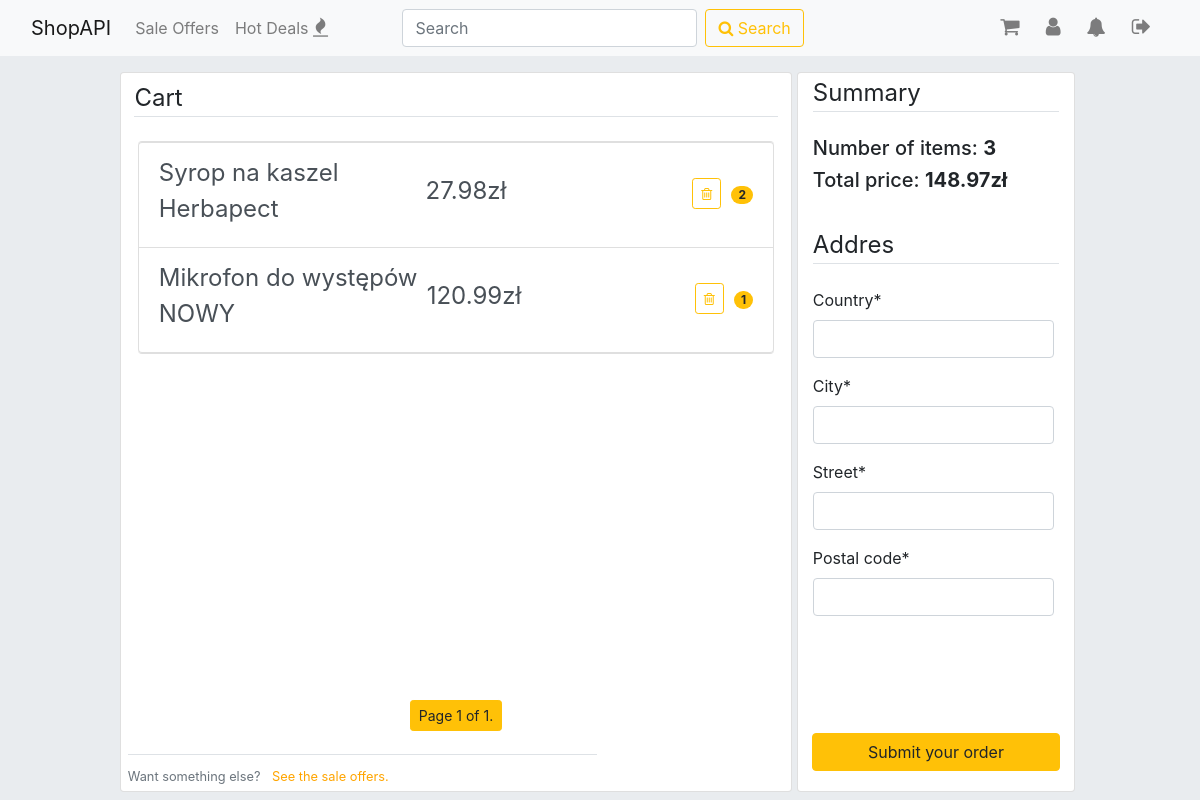
The app's page /cart/ (signed in), older data.
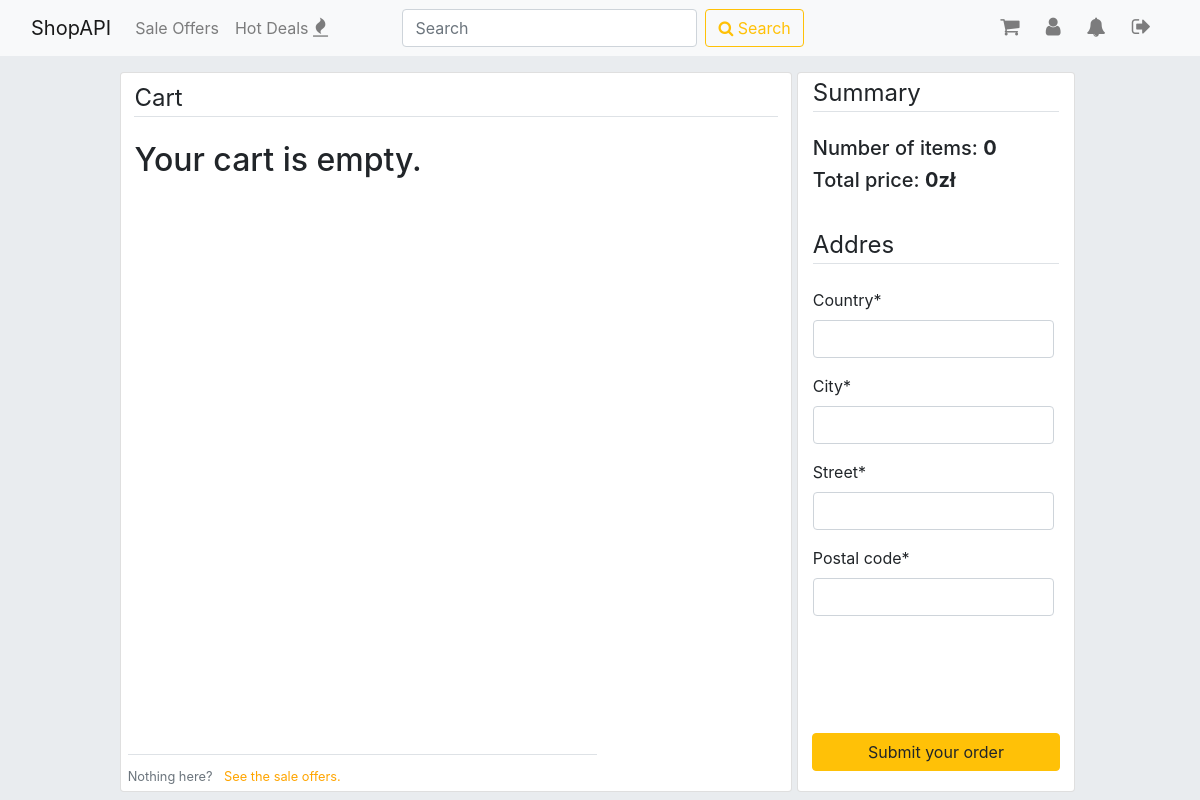
The same page, newer data.
### accounts/models.py (models this page shows, shortened)
class CartMembership(models.Model):
    profile = models.ForeignKey(Profile, on_delete=models.CASCADE)
    cart_item = models.ForeignKey(SaleOffer, on_delete=models.CASCADE)
    quantity = models.PositiveIntegerField(default=1)
    class Meta:
        ordering = ['-id']

### items/models.py (models this page shows, shortened)
class SaleOffer(models.Model):
    item = models.ForeignKey(Item, on_delete=models.CASCADE)
    title = models.CharField(max_length=30, default=item.name)
    first_image = models.ImageField(default='default.jpg', upload_to='items', help_text="This image will be shown in search results.")
    second_image = models.ImageField(default='default.jpg', upload_to='items', help_text="Secondary image.")
    first_image_url = models.CharField(max_length=255, blank=True, null=True)
    second_image_url = models.CharField(max_length=255, blank=True, null=True)
    price = models.FloatField()
    description = models.CharField(max_length=300)
    quantity = models.PositiveIntegerField(default=1, help_text='Please pass the number of pieces in the package.')
    free_delivery = models.BooleanField(default=False)
    pub_date = models.DateTimeField(default=timezone.now, editable=False)
    exp_date = models.DateTimeField(default=timezone.now() + timedelta(days=30), editable=False)
    HOUSE_AND_GARDEN = 'HG'
    ELECTRONICS = 'EL'
    FASHION = 'FA'
    AUTOMOTIVE = 'AM'
    SPORT = 'SP'
    BEAUTY = 'BE'
    HEALTH = 'HE'
    OTHER = 'OT'
    CATEGORY = [
        (HOUSE_AND_GARDEN, 'House and Garden'),
        (ELECTRONICS, 'Electronics'),
        (FASHION, 'Fashion'),
        (AUTOMOTIVE, 'Automotive'),
        (SPORT, 'Sport'),
        (BEAUTY, 'Beauty'),
        (HEALTH, 'Health'),
        (OTHER, 'Other'),
    ]
    category = models.CharField(max_length=2, choices=CATEGORY, default=OTHER)
    class Meta:
        ordering = ['-pub_date']

### accounts/views.py (the view, shortened to what this page needs)
# urls.py: path('cart/', accounts_views.cart, name='cart'),
@login_required
def cart(request):
    user_profile = Profile.objects.get(user=request.user)
    cartmembers = CartMembership.objects.filter(profile=user_profile)
    paginator = Paginator(cartmembers, 6)
    page_number = request.GET.get('page')
    page_obj = paginator.get_page(page_number)
    context = {
        'total_sum': round(sum(cartmember.cart_item.price * cartmember.quantity for cartmember in cartmembers), 2),
        'num_of_items': sum(item.quantity for item in cartmembers),
        'page_obj': page_obj,
        'form': OrderForm(),
        'notifications': Notification.objects.filter(receiver=request.user.profile),
    }
    return render(request, 'accounts/cart.html', context)

### accounts/forms.py
class OrderForm(forms.ModelForm):
    class Meta:
        model = Order
        exclude = ['buyer', 'order_items', 'status']

### accounts/templatetags/accounts_extras.py (called while the page is built)
@register.filter
def multiple(arg1, arg2):
    return arg1 * arg2

### accounts/templates/accounts/cart.html (shortened to what this page needs)
{% extends 'base.html' %}
{% load crispy_forms_tags %}
{% load accounts_extras %}
{% block content %}
<div style="width:100%; min-height: 90vh;">
  <div style=" width: 70%; min-height: inherit; float: left;">
    <div class="card" id="cart_items" style="width: 100%; min-height: inherit;">
      <legend class="border-bottom mb-4" style="margin-top: 1%; margin-bottom: 5%; width: 96%; margin-left: 2%;">Cart</legend>
      {% if page_obj %}
        <ul class="list-group" style="width: 95%; margin-left: 2.5%;">
        {% for cm in page_obj %}
          <a href="{% url 'items:detail' cm.cart_item.id %}" class="list-group-item list-group-item-action d-flex justify-content-between align-items-center">
            <legend>{{ cm.cart_item.title }}</legend>
            <legend>{{ cm.cart_item.price|multiple:cm.quantity }}zł</legend>
            <div style="width:auto; margin-right:10px; margin-top:8px;">
              <form method="post" enctype='multipart/form-data'>
                <button class="btn btn-outline-warning btn-sm" type="submit" name="delete_cart_item" value={{cm.id}} style="margin-top: 50%;"><span class="fa fa-trash-o"></span></button><br><br>
              </form>
            </div>
            <span class="badge badge-warning badge-pill">{{ cm.quantity }}</span>
          </a>
        {% endfor %}
        </ul>
        <div class="pagination" style="width: 100%; margin-bottom: 20px; position:absolute; bottom:5vh;">
          <span class="step-links" style="margin-left: auto; margin-right: auto;">
              <span class="btn btn-warning btn-sm">
                  Page {{ page_obj.number }} of {{ page_obj.paginator.num_pages }}.
              </span>
          </span>
        </div><br><br><br>
        <div class="border-top pt-2 mb-1" style="margin-bottom: 20px; position:absolute; bottom:0; left: 1%;">
          <small class="text-muted">
            Want something else? <a class='ml-2' href="{% url 'items:index' %}">See the sale offers.</a>
          </small>
        </div>
      {% else %}
        <h2 style="margin-left: 2%;">Your cart is empty.</h2><br>
        <div class="border-top pt-2 mb-1" style ="margin-bottom: 20px; position:absolute; bottom:0; left: 1%;">
          <small class="text-muted">
            Nothing here? <a class='ml-2' href="{% url 'items:index' %}">See the sale offers.</a>
          </small>
        </div>
      {% endif %}
    </div>
  </div>
  <div class="container card" id="cart_items" style="width:29%; min-height: inherit;">
    <legend class="border-bottom mb-4" style="margin-top: 1%; margin-bottom: 5%;">Summary</legend>
    <h5>Number of items: <strong>{{ num_of_items }}</strong></h5>
    <h5>Total price: <strong>{{ total_sum }}zł</strong></h5><br>
    <legend class="border-bottom mb-4" style="margin-top: 1%; margin-bottom: 5%;">Addres</legend>
    <form method="post" enctype='multipart/form-data' style="float: right;">
      {{ form|crispy }}
      <button type="submit" name="submit_order" value="1" class="btn btn-warning" style="position: absolute; bottom: 0; left:5%; margin-bottom:20px; width: 90%;">Submit your order</button>
    </form>
  </div>
</div>
{% endblock %}

### templates/base.html (shortened to what this page needs)
{% load static %}
<!DOCTYPE html>
<html lang="en" dir="ltr">
  <head>
    <link rel="stylesheet" href="https://cdn.jsdelivr.net/npm/bootstrap@4.6.0/dist/css/bootstrap.min.css">
    <link href="https://maxcdn.bootstrapcdn.com/font-awesome/4.7.0/css/font-awesome.min.css" rel="stylesheet">
    <link rel="stylesheet" href="{% static 'css/master.css' %}">
  </head>
  <body>
    <nav class="navbar fixed-top navbar-expand-lg navbar-light bg-light">
      <div class="container-fluid">
        <a class="navbar-brand" href="{% url 'home' %}">ShopAPI</a>
        <div class="collapse navbar-collapse" id="navbarNav">
          <ul class="navbar-nav">
            <li class="nav-item">
              <a class="nav-link" href="{% url 'items:index' %}">Sale Offers</a>
            </li>
            <li class="nav-item">
              <a class="nav-link" href="{% url 'home' %}">Hot Deals <span class="fa fa-fire" style="font-size: 1.2rem;"></a>
            </li>
          </ul>
        </div>
        <form class="form-inline" action="{% url 'items:index' %}" method="post">
          <input class="form-control mr-sm-2" name="search-bar" type="search" placeholder="Search" aria-label="Search" style="width: 50%;">
          <button class="btn btn-outline-warning my-2 my-sm-0" type="submit"><span class="fa fa-search"></span> Search</button>
        </form>
        <div class="collapse navbar-collapse" style="width: auto;">
          <ul class="navbar-nav">
            {% if user.is_authenticated %}
              <li class="nav-item dropdown">
                <a class="nav-link" href="#" id="navbarDropdownMenuLink" role="button" data-toggle="dropdown" aria-haspopup="true" aria-expanded="false">
                  <span class="fa fa-shopping-cart" style="margin-right: 10px; font-size: 1.3rem;"></span>
                </a>
              </li>
              <li class="nav-item dropdown" >
                <a class="nav-link" href="#" id="navbarDropdownMenuLink" role="button" data-toggle="dropdown" aria-haspopup="true" aria-expanded="false">
                  <span class="fa fa-user" style="margin-right: 10px; font-size: 1.3rem;"></span>
                </a>
              </li>
              <li class="nav-item dropdown" >
                <a class="nav-link" href="#" id="navbarDropdownMenuLink" role="button" data-toggle="dropdown" aria-haspopup="true" aria-expanded="false">
                  <span class="fa fa-bell" style="margin-right: 10px; font-size: 1.2rem;"></span>
                </a>
              </li>
              <li class="nav-item">
                <a class="nav-link" href="{% url 'logout' %}"><span class="fa fa-sign-out" style="margin-right: 10px; font-size: 1.3rem;"></a>
              </li>
            {% endif %}
          </ul>
        </div>
    </div>
    </nav><br>
    <div class="content" style="width: 80%; margin-left: 10%;"><br><br>
      <div class="" style="width:100%;">
        {% block content %}
        {% endblock %}
      </div>
    </div>
  </body>
</html>

### static/css/master.css (style rules this page uses)
body { background: #e9ecef; }
div { width: 70%; }
a { color: orange; }
.form-inline { width: 150%; }
#cart_items { width: 80%; }
#div_id_country, #div_id_city, #div_id_street, #div_id_postal_code { width: 140%; }

Row changes from the older to the newer data that the page shows:
removed CartMembership: cart_item "Syrop na kaszel Herbapect", cart_item.price|multiple "27.98", {{ cm.id }} 139 (drawn), quantity "2"
removed CartMembership: cart_item "Mikrofon do występów NOWY", cart_item.price|multiple "120.99", {{ cm.id }} 138 (drawn), quantity "1"
Text that changed along with them:
{{ num_of_items }}: "3" → "0"
{{ total_sum }}: "148.97" → "0"
{{ page_obj.number }}: "1" → (not shown)
{{ page_obj.paginator.num_pages }}: "1" → (not shown)
text no longer shown: "Page of . Want something else?"
text now shown: "Your cart is empty. Nothing here?"
